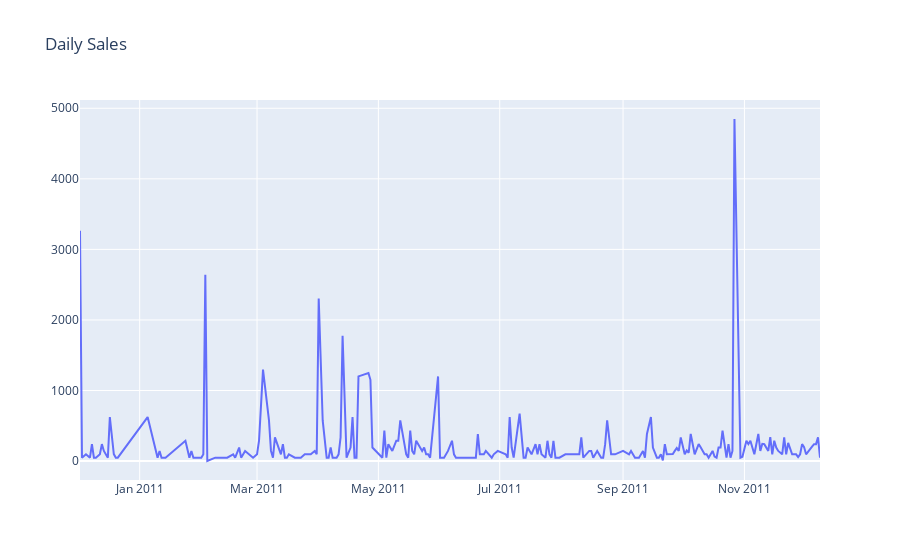

Source (notebook cell):
### Code cell
plot_data = [
    go.Scatter(
        x=df1_sales['Date'],
        y=df1_sales['Quantity'],
    )
]
plot_layout = go.Layout(
        title='Daily Sales'
    )
fig = go.Figure(data=plot_data, layout=plot_layout)
fig.show()

### Figure 1 — Plotly figure (JSON) as saved in the notebook; plotly's stock layout.template omitted (floating-point values rounded to 4 significant figures; data arrays with more than 128 entries replaced by an {"elided": "..."} marker saying what was removed)
{"data": [{"type": "scatter", "x": {"elided": "225 str values"}, "y": {"elided": "225 int values"}}], "layout": {"title": {"text": "Daily Sales"}}}
